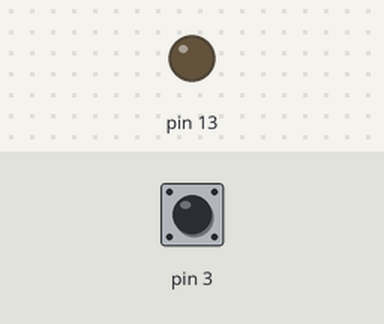
The sketch below on a simulated Arduino Uno, built with avr-gcc and run on an emulated ATmega328P. On the bench: output pins drawn as LEDs (lit = HIGH). The inputs (shaded band) are chosen by the test bench; at power-on: pin 3 HIGH.

Above: at 1.2 s.
1.3 s: pin 3 pulled LOW for 0.15 s
At 2.0 s:
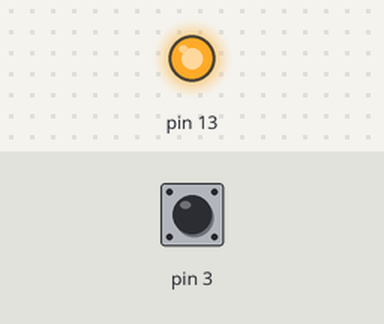
2.9 s: pin 3 pulled LOW for 1 s
At 4.5 s:
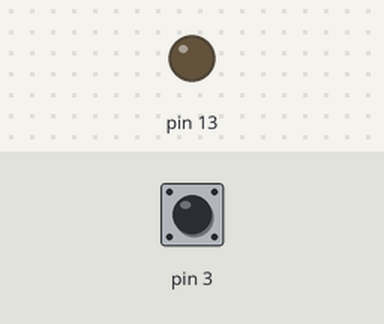
5.4 s: pin 3 pulled LOW for 3.2 s
At 9.3 s:
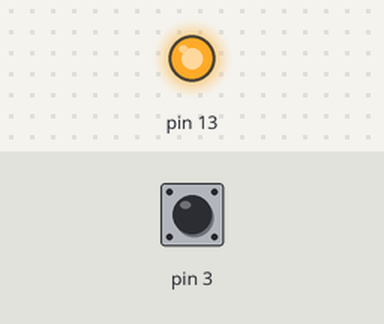
Timing chart, 0 to 10.8 s (numbered marks = the images above; inputs shaded):
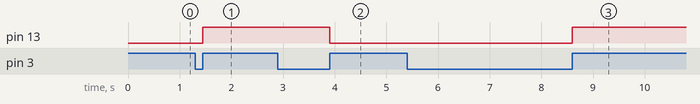

Measured:
- after the input at 1.3 s, pin 13: LOW → HIGH after 0.15 s
- after the input at 2.9 s, pin 13: HIGH → LOW after 1.0 s
- after the input at 5.4 s, pin 13: LOW → HIGH after 3.2 s

The sketch:

MAQUINA_DE_ESTADO.ino
```cpp
int estado=0;
int apertado=0;
void setup() {
  pinMode(13,OUTPUT);
 pinMode(3, INPUT_PULLUP);

}

void loop() {
  apertado=digitalRead(3);
  if (estado ==0 && apertado ){
     digitalWrite(13, LOW);
     estado=1;
     delay(100);
  }
   if (estado ==1 && !apertado ){
     //digitalWrite(13, LOW);
     estado=2;
     delay(100);
  }
    if (estado ==2 && apertado ){
     digitalWrite(13, HIGH);
     estado=3;
      delay(100);
    }
   if (estado ==3 && !apertado ){
     digitalWrite(13, HIGH);
     estado=0;
      delay(100);
}
    }
```
